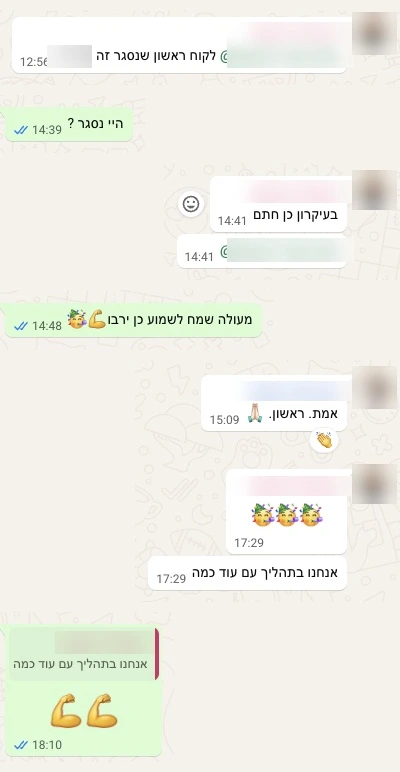
#> input picture landing/site/img/wa/wa-5.webp, 400 x 772 px
$ python stack_wa.py ../site/img/wa/wa-5.webp ../site/img/wa/wa-5.webp
#> lines starting #> are read from the running program, lines starting #| are printed output that depends on the picture; after the words box and inside, x2 and y2 are one past the last pixel; in counts of white or black regions, pixels touching at a corner belong together
"""Turn wide desktop WhatsApp screenshots into a narrow, phone-like column so the text stays readable on a phone.

Rows of the screenshot are split into bands; each band holds bubbles on one side (incoming on the right,
outgoing on the left). The bands are stacked into one column, keeping each bubble on its own side.
Usage: python3 tools/stack_wa.py raw/wa_out_1.jpg site/img/wa/wa-5.webp
"""
import sys
import cv2
import numpy as np

src, dst = sys.argv[1], sys.argv[2]
img = cv2.imread(src)
#> img is the input picture: shape (772, 400, 3); mean B, G, R 231.7, 240.1, 240.3
h, w = img.shape[:2]
hsv = cv2.cvtColor(img, cv2.COLOR_BGR2HSV)
#> hsv: shape (772, 400, 3); mean H, S, V 27.3, 12.4, 243.1
# bubbles: near-white (incoming) or pale green (outgoing); the wallpaper is beige with darker doodles
white = (hsv[..., 1] < 12) & (hsv[..., 2] > 248)
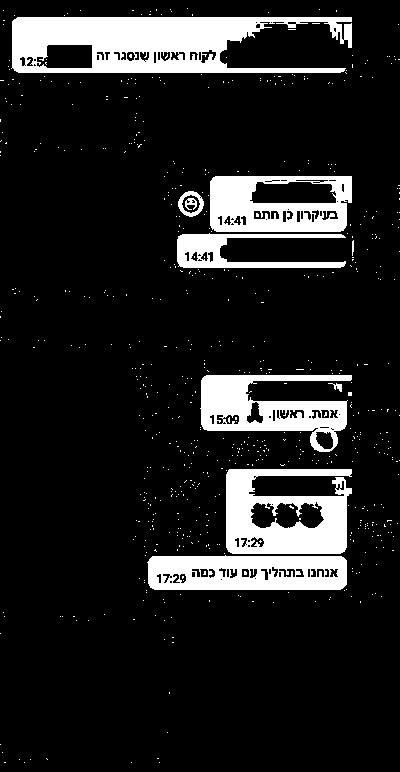
#> white: shape (772, 400) bool; 13.2% white; 661 white regions (651 under 20 px), largest, box (x1, y1, x2, y2) and area: (11, 17, 352, 73) 12359, (226, 469, 352, 554) 7091, (147, 555, 347, 590) 5912
green = (hsv[..., 0] > 35) & (hsv[..., 0] < 75) & (hsv[..., 1] > 20) & (hsv[..., 2] > 200)
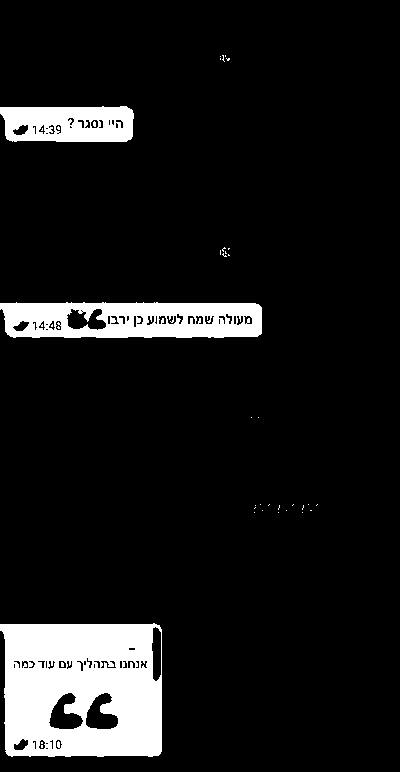
#> green: shape (772, 400) bool; 9.8% white; 39 white regions (36 under 20 px), largest, box (x1, y1, x2, y2) and area: (0, 623, 162, 757) 18383, (0, 302, 262, 338) 7612, (0, 106, 134, 142) 4086
quote = (hsv[..., 1] < 6) & (hsv[..., 2] > 236)  # grey quoted-reply boxes inside bubbles
#> quote: shape (772, 400) bool; 13.6% white; 120 white regions (110 under 20 px), largest, box (x1, y1, x2, y2) and area: (10, 16, 352, 73) 13812, (226, 467, 352, 554) 6754, (147, 554, 348, 592) 6136
mask = (white | green | quote).astype(np.uint8)
#> mask: shape (772, 400); values 0 (black) and 1 (white), 24.3% white; 739 white regions (726 under 20 px), largest, box (x1, y1, x2, y2) and area: (0, 623, 162, 757) 18383, (9, 16, 353, 73) 14343, (0, 302, 262, 338) 7613
mask = cv2.morphologyEx(mask, cv2.MORPH_OPEN, np.ones((5, 5), np.uint8))
#> mask: shape (772, 400); values 0 (black) and 1 (white), 22.4% white; 16 white regions, largest, box (x1, y1, x2, y2) and area: (0, 624, 162, 757) 17775, (11, 16, 352, 73) 13584, (0, 303, 262, 338) 6999

n, lab, stats, _ = cv2.connectedComponentsWithStats(mask)
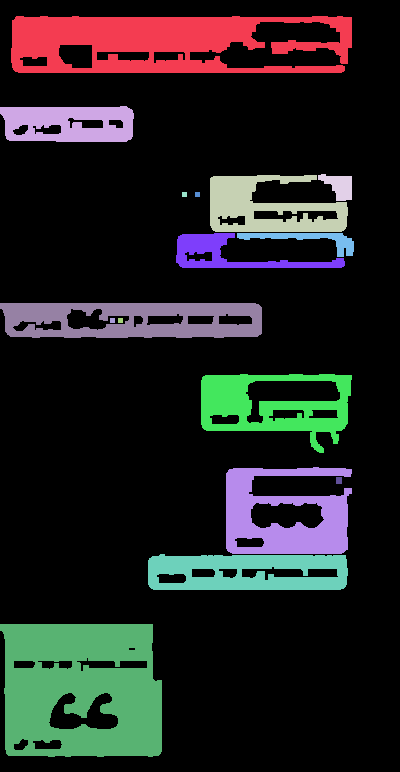
#> lab: shape (772, 400) int32; 17 distinct labels, from 0 to 16; one colour per label, 0 black
#> n = 17; stats = 17 rows, first 6: [0, 0, 400, 772, 239500], [11, 16, 341, 57, 13584], [0, 106, 134, 36, 3873], [210, 175, 138, 57, 4780], [318, 174, 34, 27, 561], [182, 192, 5, 5, 25]
boxes = []
for i in range(1, n):
    x, y, bw, bh, area = stats[i]
    if bw < 40 or bh < 20 or area < 1500:
        continue
    boxes.append([x, y, x + bw, y + bh])
#> this loop made 16 passes
#> (x, y, bw, bh, area) on passes 1 to 8: (11, 16, 341, 57, 13584), (0, 106, 134, 36, 3873), (210, 175, 138, 57, 4780), (318, 174, 34, 27, 561), (182, 192, 5, 5, 25), (195, 192, 5, 5, 25), (176, 233, 169, 35, 2249), (237, 233, 117, 24, 917)
#> after the loop, boxes = [[11, 16, 352, 73], [0, 106, 134, 142], [210, 175, 348, 232], [176, 233, 345, 268], [0, 303, 262, 338], [201, 374, 352, 453], [226, 467, 352, 554], [148, 554, 348, 590], [0, 624, 162, 757]]
# grow each bubble a little to keep its tail, reaction emoji and the avatar beside it
PAD = 12
boxes = [[max(0, x0 - PAD), max(0, y0 - PAD), min(w, x1 + PAD), min(h, y1 + PAD)] for x0, y0, x1, y1 in boxes]
#> boxes = [[0, 4, 364, 85], [0, 94, 146, 154], [198, 163, 360, 244], [164, 221, 357, 280], [0, 291, 274, 350], [189, 362, 364, 465], [214, 455, 364, 566], [136, 542, 360, 602], [0, 612, 174, 769]]
# avatars sit just outside incoming bubbles on the right edge: keep everything to the image edge
for b in boxes:
    if b[2] > w * 0.6:
        b[2] = w
    if b[0] < w * 0.4:
        b[0] = 0
#> this loop made 9 passes
boxes.sort(key=lambda b: b[1])

# merge vertically overlapping boxes on the same side into bands
bands = []
for b in boxes:
    side = 'r' if (b[0] + b[2]) / 2 > w / 2 else 'l'
    if bands and bands[-1]['side'] == side and b[1] <= bands[-1]['y1'] + 20:
        B = bands[-1]
        B['x0'], B['x1'], B['y1'] = min(B['x0'], b[0]), max(B['x1'], b[2]), max(B['y1'], b[3])
    else:
        bands.append({'side': side, 'x0': b[0], 'y0': b[1], 'x1': b[2], 'y1': b[3]})
#> this loop made 9 passes
#> (b, side) on passes 2, 4, 7, 9: ([0, 94, 146, 154], 'l'), ([164, 221, 400, 280], 'r'), ([214, 455, 400, 566], 'r'), ([0, 612, 174, 769], 'l')
#> after the loop, bands = 5 items

width = max(B['x1'] - B['x0'] for B in bands)
#> width = 400
bg = np.median(img[mask == 0].reshape(-1, 3), axis=0).astype(np.uint8)
#> bg = [236, 242, 245]
GAP = 10
rows = []
for B in bands:
    piece = img[B['y0']:B['y1'], B['x0']:B['x1']]
    row = np.full((piece.shape[0], width, 3), bg, np.uint8)
    if B['side'] == 'r':
        row[:, width - piece.shape[1]:] = piece
    else:
        row[:, :piece.shape[1]] = piece
    rows.append(row)
    rows.append(np.full((GAP, width, 3), bg, np.uint8))
#> this loop made 5 passes
#> B on passes 1 to 5: {'side': 'l', 'x0': 0, 'y0': 4, 'x1': 400, 'y1': 154}, {'side': 'r', 'x0': 164, 'y0': 163, 'x1': 400, 'y1': 280}, {'side': 'l', 'x0': 0, 'y0': 291, 'x1': 400, 'y1': 350}, {'side': 'r', 'x0': 189, 'y0': 362, 'x1': 400, 'y1': 566}, {'side': 'l', 'x0': 0, 'y0': 542, 'x1': 400, 'y1': 769}
#> pass 1, `row = np.full((piece.shape[0], width, 3), bg, np.uint8)`:
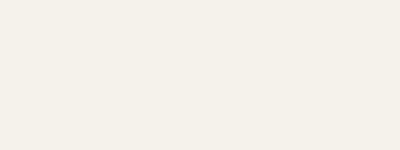
#> row: shape (150, 400, 3); mean B, G, R 236, 242, 245
#> pass 2, `row = np.full((piece.shape[0], width, 3), bg, np.uint8)`:
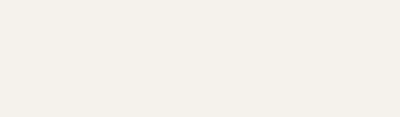
#> row: shape (117, 400, 3); mean B, G, R 236, 242, 245
#> after the loop:
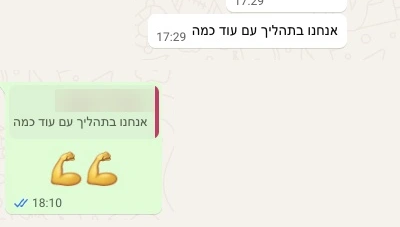
#> row: shape (227, 400, 3); mean B, G, R 228.3, 240.7, 238.6
#> after the loop, rows = 10 items
out = np.vstack([np.full((GAP, width, 3), bg, np.uint8)] + rows)
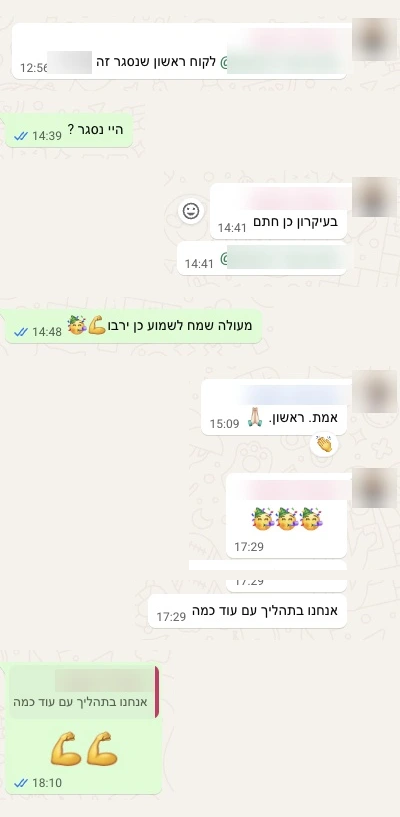
#> out: shape (817, 400, 3); mean of channels 0, 1, 2 232.1, 240.4, 240.6; drawn as B, G, R
cv2.imwrite(dst, out, [cv2.IMWRITE_WEBP_QUALITY, 92])
print(dst, out.shape[1], 'x', out.shape[0], len(bands), 'bands')
#| ../site/img/wa/wa-5.webp 400 x 817 5 bands

$ run again, with landing/site/img/wa/wa-1.webp copied over landing/site/img/wa/wa-5.webp
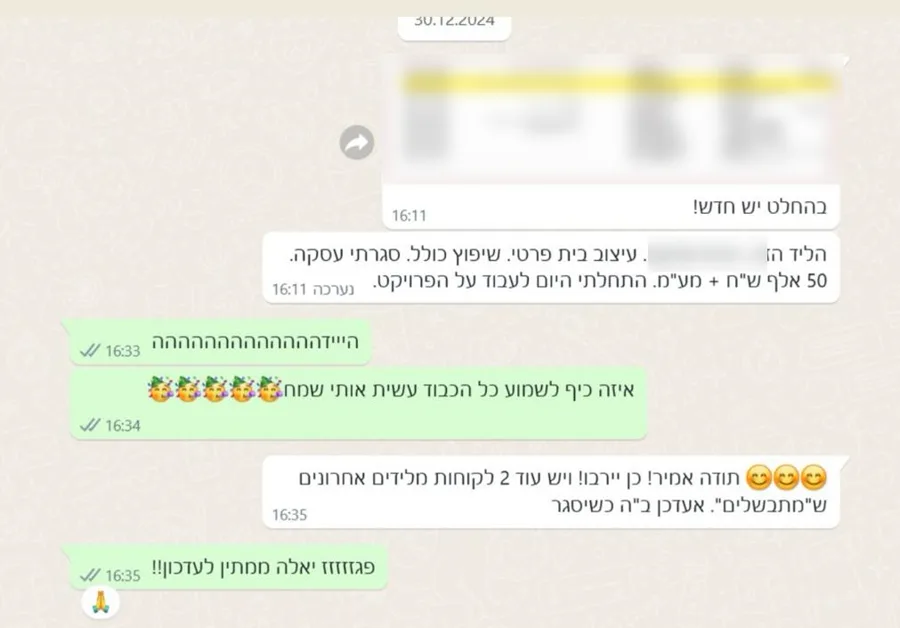
#> input picture landing/site/img/wa/wa-1.webp, 900 x 628 px
#> img is the input picture: shape (628, 900, 3); mean B, G, R 226.2, 237.1, 236.5
#> hsv: shape (628, 900, 3); mean H, S, V 24.7, 15.9, 240.8
#> white: shape (628, 900) bool; 16.8% white; 75 white regions (46 under 20 px), largest, box (x1, y1, x2, y2) and area: (263, 455, 849, 528) 32755, (263, 232, 840, 302) 28557, (382, 182, 840, 229) 18592
#> green: shape (628, 900) bool; 11.5% white; 19 white regions (17 under 20 px), largest, box (x1, y1, x2, y2) and area: (62, 317, 648, 440) 51707, (61, 542, 389, 590) 13344
#> quote: shape (628, 900) bool; 19.7% white; 76 white regions (59 under 20 px), largest, box (x1, y1, x2, y2) and area: (380, 100, 841, 229) 42070, (262, 454, 848, 528) 33534, (262, 228, 840, 303) 32719
#> lab: shape (628, 900) int32; 52 distinct labels, from 0 to 51
#> n = 52; stats = 52 rows, first 6: [0, 0, 900, 628, 395613], [398, 17, 113, 23, 1855], [434, 17, 6, 6, 35], [382, 102, 458, 127, 41661], [353, 137, 13, 8, 88], [780, 203, 6, 9, 53]
#> the loop `for i in range(1, n):` made 51 passes
#> (x, y, bw, bh, area) on passes 1 to 8: (398, 17, 113, 23, 1855), (434, 17, 6, 6, 35), (382, 102, 458, 127, 41661), (353, 137, 13, 8, 88), (780, 203, 6, 9, 53), (771, 204, 5, 7, 35), (816, 204, 7, 8, 55), (262, 231, 578, 72, 30343)
#> after the loop `for i in range(1, n):`: boxes = [[398, 17, 511, 40], [382, 102, 840, 229], [262, 231, 840, 303], [62, 317, 648, 440], [262, 454, 847, 528], [61, 543, 388, 590]]
#> `boxes = [[max(0, x0 - PAD), max(0, y0 - PAD), min(w, x1 + PAD), min(h,..`: boxes = [[386, 5, 523, 52], [370, 90, 852, 241], [250, 219, 852, 315], [50, 305, 660, 452], [250, 442, 859, 540], [49, 531, 400, 602]]
#> the loop `for b in boxes:` made 6 passes
#> the loop `for b in boxes:` made 6 passes
#> side on passes 4 to 6: 'l', 'l', 'l'
#> after the loop `for b in boxes:`: bands = 3 items
#> width = 900
#> bg = [228, 235, 240]
#> the loop `for B in bands:` made 3 passes
#> B on passes 1 to 3: {'side': 'r', 'x0': 386, 'y0': 5, 'x1': 523, 'y1': 52}, {'side': 'r', 'x0': 370, 'y0': 90, 'x1': 900, 'y1': 241}, {'side': 'l', 'x0': 0, 'y0': 219, 'x1': 900, 'y1': 602}
#> after the loop `for B in bands:`:
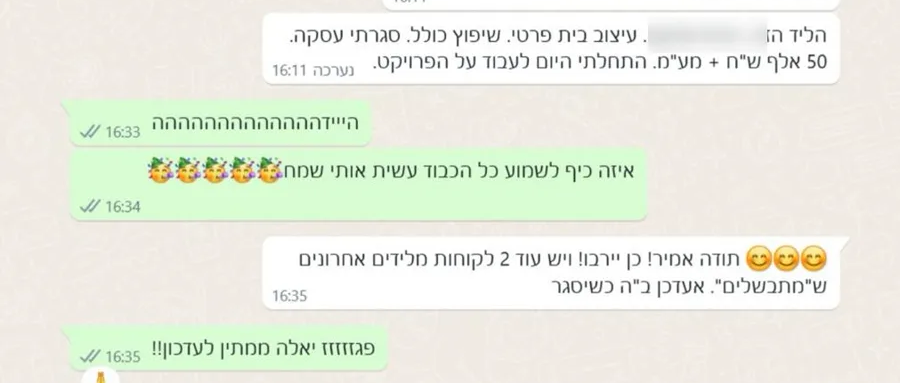
#> row: shape (383, 900, 3); mean B, G, R 225.1, 237.4, 233.7
#> after the loop `for B in bands:`: rows = 6 items
#> `out = np.vstack([np.full((GAP, width, 3), bg, np.uint8)] + rows)`:
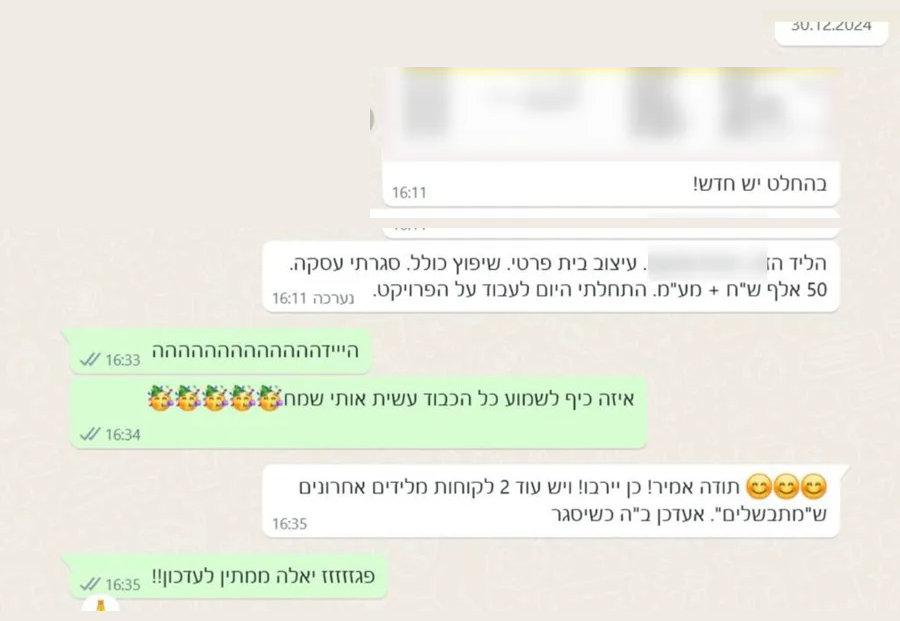
#> out: shape (621, 900, 3); mean of channels 0, 1, 2 227.7, 237.5, 236.6; drawn as B, G, R
#| ../site/img/wa/wa-5.webp 900 x 621 3 bands

$ run again, with landing/site/img/wa/wa-2.webp copied over landing/site/img/wa/wa-5.webp
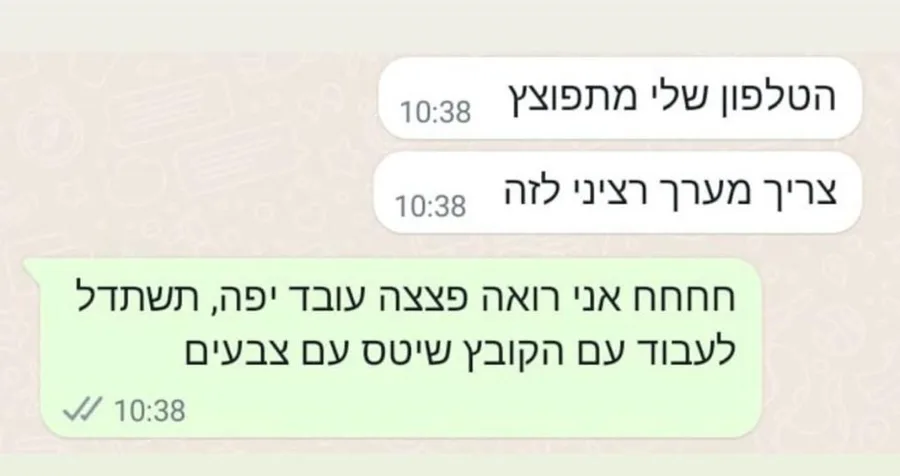
#> input picture landing/site/img/wa/wa-2.webp, 900 x 476 px
#> img is the input picture: shape (476, 900, 3); mean B, G, R 222.1, 236.1, 231.8
#> hsv: shape (476, 900, 3); mean H, S, V 32.1, 19.1, 238.7
#> white: shape (476, 900) bool; 15% white; 23 white regions (18 under 20 px), largest, box (x1, y1, x2, y2) and area: (374, 151, 862, 233) 32457, (379, 57, 862, 138) 31498, (416, 198, 421, 213) 66, (421, 104, 426, 119) 62, (456, 208, 461, 213) 24
#> green: shape (476, 900) bool; 26.6% white; 106 white regions (95 under 20 px), largest, box (x1, y1, x2, y2) and area: (23, 257, 762, 439) 112673, (848, 458, 900, 464) 312, (191, 344, 203, 361) 164
#> quote: shape (476, 900) bool; 15.4% white; 30 white regions (23 under 20 px), largest, box (x1, y1, x2, y2) and area: (375, 151, 861, 233) 33360, (379, 56, 861, 139) 32079, (0, 0, 8, 16) 96
#> `n, lab, stats, _ = cv2.connectedComponentsWithStats(mask)`:
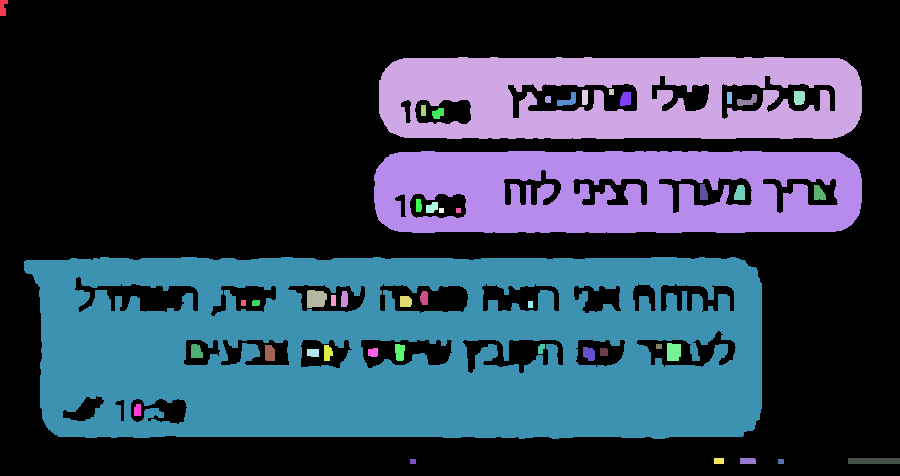
#> lab: shape (476, 900) int32; 47 distinct labels, from 0 to 46; one colour per label, 0 black
#> n = 47; stats = 47 rows, first 6: [0, 0, 900, 476, 251771], [0, 0, 8, 16, 96], [379, 57, 483, 82, 30896], [609, 89, 5, 6, 30], [582, 90, 6, 15, 89], [794, 91, 11, 14, 145]
#> the loop `for i in range(1, n):` made 46 passes
#> (x, y, bw, bh, area) on passes 1 to 8: (0, 0, 8, 16, 96), (379, 57, 483, 82, 30896), (609, 89, 5, 6, 30), (582, 90, 6, 15, 89), (794, 91, 11, 14, 145), (557, 92, 19, 14, 138), (620, 92, 11, 14, 135), (727, 92, 5, 12, 60)
#> after the loop `for i in range(1, n):`: boxes = [[379, 57, 862, 139], [374, 151, 862, 233], [24, 257, 762, 439]]
#> `boxes = [[max(0, x0 - PAD), max(0, y0 - PAD), min(w, x1 + PAD), min(h,..`: boxes = [[367, 45, 874, 151], [362, 139, 874, 245], [12, 245, 774, 451]]
#> the loop `for b in boxes:` made 3 passes
#> the loop `for b in boxes:` made 3 passes
#> side on pass 2: 'r'
#> after the loop `for b in boxes:`: bands = 2 items
#> width = 900
#> bg = [224, 233, 239]
#> the loop `for B in bands:` made 2 passes
#> B on passes 1 to 2: {'side': 'r', 'x0': 362, 'y0': 45, 'x1': 900, 'y1': 245}, {'side': 'l', 'x0': 0, 'y0': 245, 'x1': 900, 'y1': 451}
#> after the loop `for B in bands:`: rows = 4 items
#> `out = np.vstack([np.full((GAP, width, 3), bg, np.uint8)] + rows)`:
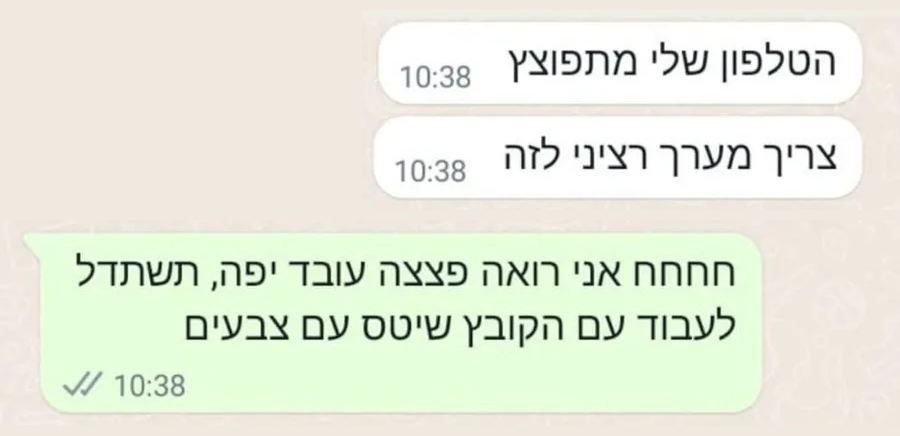
#> out: shape (436, 900, 3); mean of channels 0, 1, 2 221.1, 235.5, 231.1; drawn as B, G, R
#| ../site/img/wa/wa-5.webp 900 x 436 2 bands

$ run again, with landing/site/img/wa/wa-3.webp copied over landing/site/img/wa/wa-5.webp
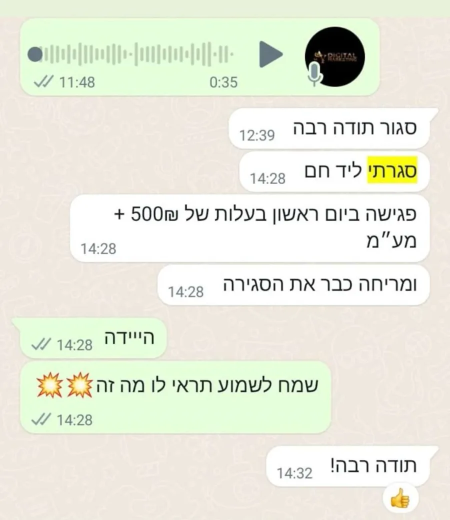
#> input picture landing/site/img/wa/wa-3.webp, 900 x 1040 px (shown at 1/2 size)
#> img is the input picture: shape (1040, 900, 3); mean B, G, R 220.9, 234.8, 232.6
#> hsv: shape (1040, 900, 3); mean H, S, V 28.1, 20.1, 238.4
#> white: shape (1040, 900) bool; 20.5% white; 52 white regions (38 under 20 px), largest, box (x1, y1, x2, y2) and area: (140, 389, 859, 524) 83233, (316, 529, 859, 610) 35863, (458, 216, 876, 297) 27239
#> green: shape (1040, 900) bool; 24.5% white; 77 white regions (67 under 20 px), largest, box (x1, y1, x2, y2) and area: (0, 0, 900, 193) 127123, (26, 634, 663, 869) 101461, (423, 156, 431, 173) 101
#> quote: shape (1040, 900) bool; 20.8% white; 51 white regions (35 under 20 px), largest, box (x1, y1, x2, y2) and area: (140, 388, 859, 524) 85568, (315, 529, 859, 610) 36969, (457, 216, 873, 297) 27458
#> lab: shape (1040, 900) int32; 49 distinct labels, from 0 to 48
#> n = 49; stats = 49 rows, first 6: [0, 28, 900, 1012, 514879], [0, 0, 900, 193, 126337], [424, 159, 7, 10, 68], [87, 160, 7, 7, 43], [171, 161, 5, 6, 30], [457, 160, 5, 9, 45]
#> the loop `for i in range(1, n):` made 48 passes
#> (x, y, bw, bh, area) on passes 1 to 8: (0, 0, 900, 193, 126337), (424, 159, 7, 10, 68), (87, 160, 7, 7, 43), (171, 161, 5, 6, 30), (457, 160, 5, 9, 45), (457, 216, 419, 81, 27277), (720, 249, 7, 15, 90), (816, 249, 12, 15, 157)
#> after the loop `for i in range(1, n):`: boxes = [[0, 0, 900, 193], [457, 216, 876, 297], [479, 302, 860, 384], [140, 388, 859, 524], [316, 529, 859, 610], [26, 634, 663, 868], [533, 891, 876, 1025]]
#> `boxes = [[max(0, x0 - PAD), max(0, y0 - PAD), min(w, x1 + PAD), min(h,..`: boxes = [[0, 0, 900, 205], [445, 204, 888, 309], [467, 290, 872, 396], [128, 376, 871, 536], [304, 517, 871, 622], [14, 622, 675, 880], [521, 879, 888, 1037]]
#> the loop `for b in boxes:` made 7 passes
#> the loop `for b in boxes:` made 7 passes
#> side on passes 3, 5, 6: 'r', 'l', 'l'
#> after the loop `for b in boxes:`: bands = 4 items
#> width = 900
#> bg = [223, 232, 239]
#> the loop `for B in bands:` made 4 passes
#> B on passes 1 to 4: {'side': 'l', 'x0': 0, 'y0': 0, 'x1': 900, 'y1': 205}, {'side': 'r', 'x0': 445, 'y0': 204, 'x1': 900, 'y1': 396}, {'side': 'l', 'x0': 0, 'y0': 376, 'x1': 900, 'y1': 880}, {'side': 'r', 'x0': 521, 'y0': 879, 'x1': 900, 'y1': 1037}
#> after the loop `for B in bands:`: rows = 8 items
#> `out = np.vstack([np.full((GAP, width, 3), bg, np.uint8)] + rows)`:
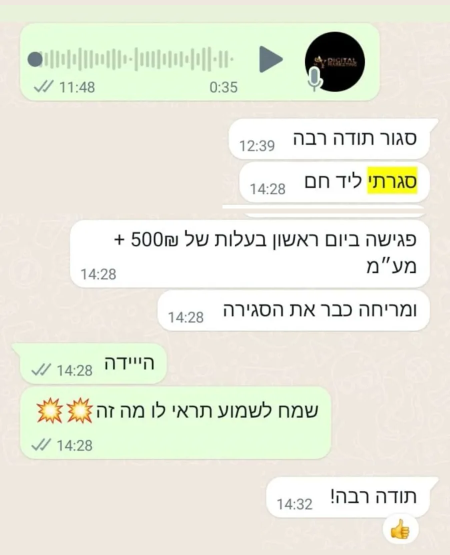
#> out: shape (1109, 900, 3) (shown at 1/2 size); mean of channels 0, 1, 2 221.1, 234.7, 232.9; drawn as B, G, R
#| ../site/img/wa/wa-5.webp 900 x 1109 4 bands
